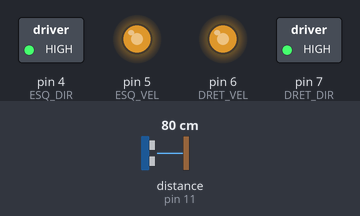
The sketch below on a simulated Arduino Uno, built with avr-gcc and run on an emulated ATmega328P. Shown: switched loads named in the sketch (green lamp = pin HIGH), output pins drawn as LEDs (lit = HIGH). Wiring (inferred from the names in the program): ultrasonic range finder: trigger pin 12; echo pin 11. Dashed ring = blinking. Inputs (shaded band) come from the test bench; at power-on: distance to the obstacle (sensor on pin 11) 80 cm. The echo pulse lasts 58.3 µs per cm; pins used as bus, display or sensor lines are not drawn.

Above: at 1.2 s.
1.3 s: distance to the obstacle (sensor on pin 11) set to 17 cm
2.8 s: distance to the obstacle (sensor on pin 11) set to 14 cm
At 3.74 s:
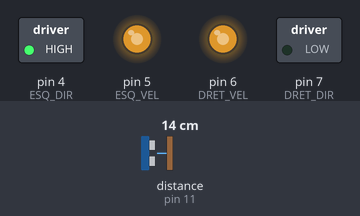
At 4.13 s:
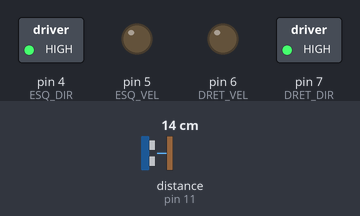
Timing chart, 0 to 11.8 s (numbered marks = the images above; inputs shaded):
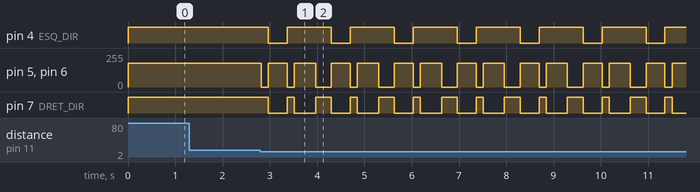

The sketch:

03_evita_obstacles.ino
```cpp
/*
  SA7 - 03_evita_obstacles.ino
  Comportament reactiu: el robot avanca i, si detecta un obstacle a prop,
  retrocedeix una mica i gira. Control en llac tancat (el sensor decideix).

  === PINS (AJUSTAR) ===
  Quan: S3 - modelatge
*/

const int ESQ_DIR = 4, ESQ_VEL = 5, DRET_DIR = 7, DRET_VEL = 6;
const int TRIG = 12, ECHO = 11;     // ultrasons frontal (ajustar)
const int VEL = 180;
const int DIST_MIN = 15;            // cm: per sota, evita

void motors(int dE, int vE, int dD, int vD) {
  digitalWrite(ESQ_DIR, dE); analogWrite(ESQ_VEL, vE);
  digitalWrite(DRET_DIR, dD); analogWrite(DRET_VEL, vD);
}
void endavant()   { motors(HIGH, VEL, HIGH, VEL); }
void enrere()     { motors(LOW, VEL, LOW, VEL); }
void gira_dreta() { motors(HIGH, VEL, LOW, VEL); }
void atura()      { motors(HIGH, 0, HIGH, 0); }   // tot passa per motors()

float distancia() {
  digitalWrite(TRIG, LOW);  delayMicroseconds(2);
  digitalWrite(TRIG, HIGH); delayMicroseconds(10);
  digitalWrite(TRIG, LOW);
  long t = pulseIn(ECHO, HIGH, 30000);   // timeout 30 ms
  if (t == 0) return 400;                // res detectat -> lluny
  return t * 0.034 / 2.0;
}

void setup() {
  pinMode(ESQ_DIR, OUTPUT); pinMode(ESQ_VEL, OUTPUT);
  pinMode(DRET_DIR, OUTPUT); pinMode(DRET_VEL, OUTPUT);
  pinMode(TRIG, OUTPUT); pinMode(ECHO, INPUT);
}

void loop() {
  float d = distancia();

  if (d < DIST_MIN) {
    // Obstacle a prop: maniobra d'evasio
    atura();        delay(150);
    enrere();       delay(400);
    atura();        delay(150);
    gira_dreta();   delay(450);   // gir per buscar via lliure
    atura();        delay(150);
  } else {
    endavant();
  }
  delay(30);
}
```

Measured:
- the behaviour switches between 16 and 15 cm on distance to the obstacle (sensor on pin 11) (found by bisection; images 0 and 1)
- after the input at 1.3 s, every drawn part: stays the same
- after the input at 2.8 s, pin 4 (ESQ_DIR): alternates HIGH for 0.93 s and LOW for 0.40 s, starting after 0.17 s; pin 5 (ESQ_VEL): 180/255 → 0/255 at once, then repeats every 1.3 s: 180/255 0.40 s, 0/255 0.15 s, 180/255 0.45 s, 0/255 0.33 s
